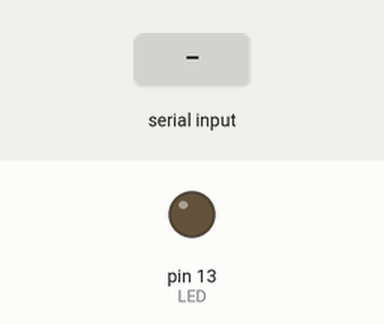
Simulated run of this sketch. Board: Arduino Uno, built with avr-gcc and run on an emulated ATmega328P. On the bench: output pins drawn as LEDs (lit = HIGH). The test bench sets the inputs (shaded band). What the sketch prints to the serial monitor is not drawn.

Above: at 1.2 s.
1.3 s: byte 1 (1) received over Serial
At 2.5 s:
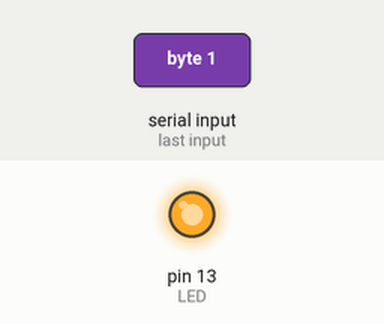
Timing chart, 0 to 4.3 s (numbered marks = the images above; inputs shaded):
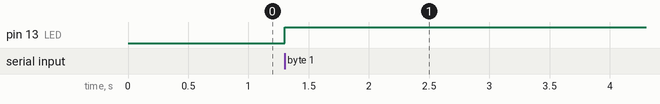

The sketch:

led_on_off.ino
```cpp
int userdata;
int LED = 13;
void setup() {
  Serial.begin(9600); //initialize serial COM at 9600 baudrate
  pinMode(LED, OUTPUT); //make the LED pin (13) as output
  digitalWrite (LED, HIGH);
  Serial.print("Hi!, I am Arduino");
  Serial.write("Hello. Would you like to go out for some ice-cream?");
}

void loop() {
  while (Serial.available())    //whatever the data that is coming in serially and assigning the value to the variable “data”
  {
    userdata = Serial.read();
  }

  if (userdata == 1)

  digitalWrite (LED, HIGH);                  //Turn On the Led

  else if (userdata == 0)

  digitalWrite (LED, LOW);                  //Turn OFF the Led
}
```

Measured:
- after the input at 1.3 s, pin 13 (LED): LOW → HIGH at once
